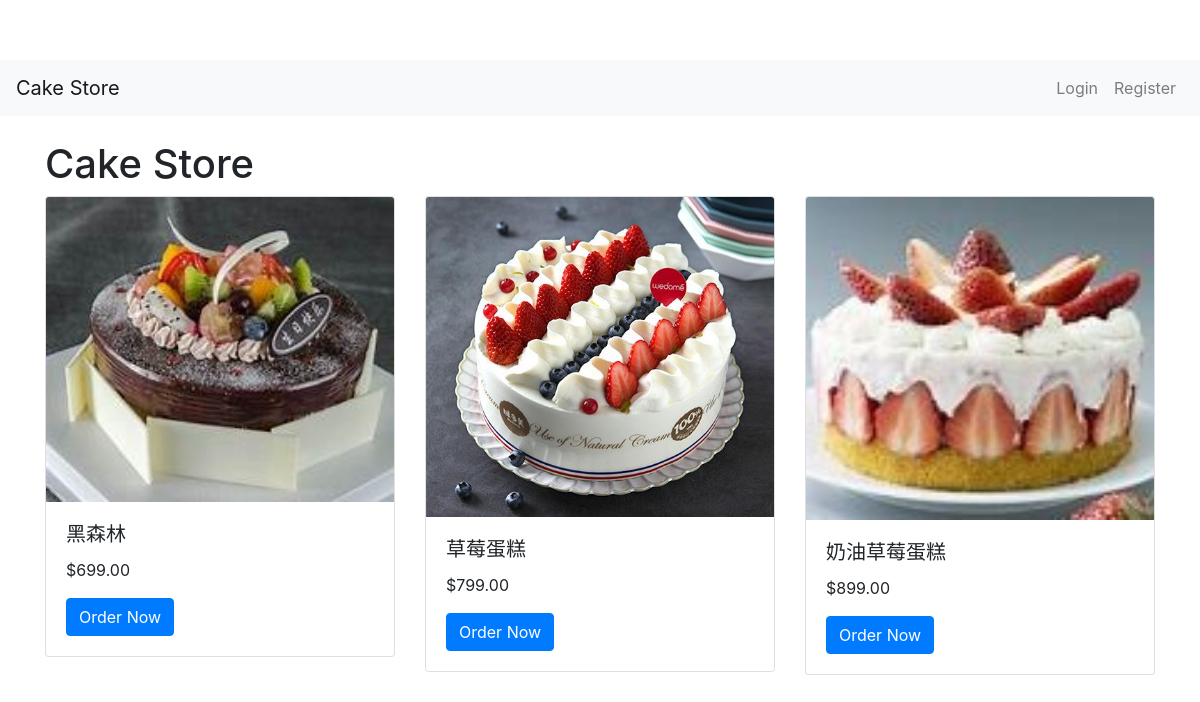
The page / on the database its author committed.
### shop/models.py (models this page shows, shortened)
class Cake(models.Model):
    name = models.CharField(max_length=100)
    price = models.DecimalField(max_digits=5, decimal_places=2)
    image = models.ImageField(upload_to='cakes/')

### shop/views.py (the view)
# urls.py: path('', views.index, name='index'),
def index(request):
    cakes = Cake.objects.all()
    return render(request, 'shop/index.html', {'cakes': cakes})

### shop/templates/shop/index.html (shortened to what this page needs)
{% extends 'shop/base.html' %}
{% block content %}
    <h1>Cake Store</h1>
    <div class="row">
        {% for cake in cakes %}
            <div class="col-md-4">
                <div class="card">
                    <img src="{{ cake.image.url }}" class="card-img-top" alt="{{ cake.name }}">
                    <div class="card-body">
                        <h5 class="card-title">{{ cake.name }}</h5>
                        <p class="card-text">${{ cake.price }}</p>
                        <a href="{% url 'order'%}" class="btn btn-primary">Order Now</a>
                    </div>
                </div>
            </div>
        {% endfor %}
    </div>
{% endblock %}

### shop/templates/shop/base.html (shortened to what this page needs)
<!DOCTYPE html>
<html lang="zh-Hant-TW">
    <head>
        <link rel="stylesheet" href="https://stackpath.bootstrapcdn.com/bootstrap/4.3.1/css/bootstrap.min.css">
        {% load static %}
        <link href="{% static '/css/styles.css' %}" rel="stylesheet" type="text/css" />
    </head>
    <body>
        <nav class="navbar navbar-expand-lg navbar-light bg-light">
            <a class="navbar-brand" href="{% url 'index' %}">Cake Store</a>
            <div class="collapse navbar-collapse" id="navbarNav">
                <ul class="navbar-nav ml-auto">
                    {% if user.is_authenticated %}
                    <li class="nav-item">
                        <a class="nav-link" href="{% url 'order_history' %}">Order History</a>
                    </li>
                    <li class="nav-item">
                        <a class="nav-link" href="{% url 'logout' %}">Logout</a>
                    </li>
                    {% else %}
                    <li class="nav-item">
                        <a class="nav-link" href="{% url 'login' %}">Login</a>
                    </li>
                    <li class="nav-item">
                        <a class="nav-link" href="{% url 'register' %}">Register</a>
                    </li>
                    {% endif %}
                </ul>
            </div>
        </nav>
        <div class="container mt-4 custom-background">
            {% block content %}
            {% endblock %}
        </div>
    </body>
</html>

### static/css/styles.css (style rules this page uses)
body { padding-top: 60px; }

### rows shown on the page
Cake: image (picture), name "黑森林", price "699.00"
Cake: image (picture), name "草莓蛋糕", price "799.00"
Cake: image (picture), name "奶油草莓蛋糕", price "899.00"
